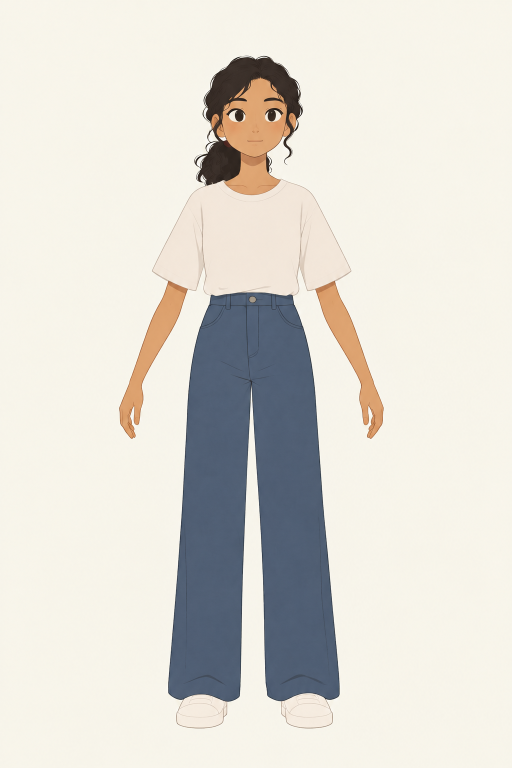
#> input picture assets/raw/hands/neutral.png, 1024 x 1536 px (shown at 1/2 size)
$ python -i check_face.py   (imports and definitions only)
#> lines starting #> are read from the running program, lines starting #| are printed output that depends on the picture
"""Check an expression image against its view's neutral image.

Reports size match, global shift (should be ~0), where pixels changed
(should be only eyes/brows/mouth), and writes a visual report:
neutral crop | candidate crop | diff heatmap.

Usage: python -m src.utils.check_face assets/raw/faces/front/eyes_half.png [out.png]
"""
import sys
from pathlib import Path

import numpy as np
from PIL import Image, ImageChops, ImageFilter

DIFF_THRESHOLD = 40  # per-pixel max channel difference counted as "changed"


def load(path):
    return Image.open(path).convert("RGB")
#> returned value is the input picture: PIL image 1024x1536 RGB; mean R, G, B 221.7, 218.9, 211.6
#| neutral:   neutral.png (1024, 1536)
#| candidate: neutral.png (1024, 1536)


def global_shift(a, b):
    """Phase correlation on grayscale → (dx, dy) shift of b relative to a."""
    ga = np.asarray(a.convert("L"), dtype=np.float32)
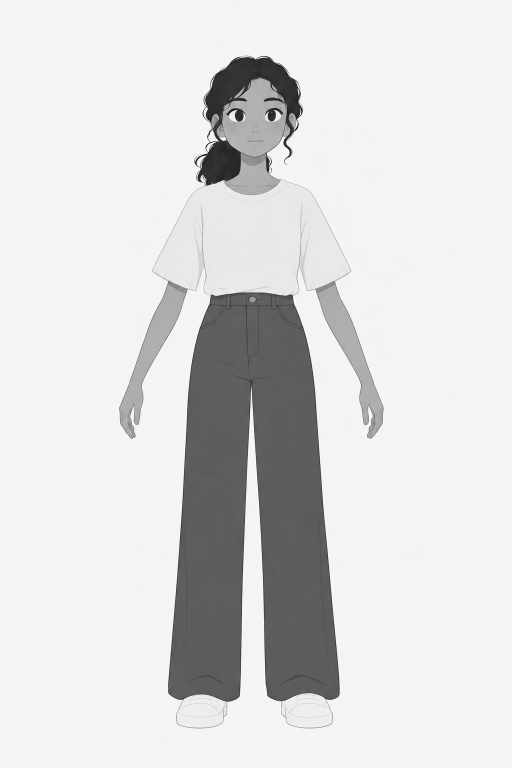
#> ga: shape (1536, 1024) float32 (shown at 1/2 size); min 2, max 255, mean 219
    gb = np.asarray(b.convert("L"), dtype=np.float32)
    fa, fb = np.fft.fft2(ga), np.fft.fft2(gb)
    r = fa * np.conj(fb)
    r /= np.abs(r) + 1e-8
    corr = np.abs(np.fft.ifft2(r))
    dy, dx = np.unravel_index(np.argmax(corr), corr.shape)
#> dy = 0; dx = 0
    h, w = ga.shape
#> h = 1536; w = 1024
    if dy > h // 2:
        dy -= h
    if dx > w // 2:
        dx -= w
    return -int(dx), -int(dy)


def check(candidate_path, out_path=None):
    candidate_path = Path(candidate_path)
    neutral_path = candidate_path.parent / "neutral.png"
    neutral, cand = load(neutral_path), load(candidate_path)

    print(f"neutral:   {neutral_path.name} {neutral.size}")
    print(f"candidate: {candidate_path.name} {cand.size}")
    if cand.size != neutral.size:
        print("!! size differs -> resizing candidate for comparison (regenerate if framing changed)")
        cand = cand.resize(neutral.size, Image.LANCZOS)

    dx, dy = global_shift(neutral, cand)
#> dx = 0; dy = 0
    print(f"global shift: dx={dx}px dy={dy}px  (want 0,0)")
#| global shift: dx=0px dy=0px  (want 0,0)

    diff = ImageChops.difference(neutral, cand)
#> diff: PIL image 1024x1536 RGB; every value is 0
    d = np.asarray(diff).max(axis=2)
#> d: shape (1536, 1024); every value is 0
    changed = d > DIFF_THRESHOLD
    # drop isolated noise pixels (JPEG/regeneration grain)
    changed = np.asarray(
        Image.fromarray(changed.astype(np.uint8) * 255).filter(ImageFilter.MinFilter(3))
    ) > 0
    h, w = changed.shape
#> h = 1536; w = 1024
    print(f"changed pixels: {changed.mean() * 100:.2f}% of image")
#| changed pixels: 0.00% of image

    if changed.any():
        ys, xs = np.where(changed)
        x0, y0, x1, y1 = xs.min(), ys.min(), xs.max(), ys.max()
        print(f"changed region bbox: x {x0}-{x1}, y {y0}-{y1} "
              f"({(x1 - x0) / w * 100:.0f}% wide, {(y1 - y0) / h * 100:.0f}% tall)")
        # rows split into bands to show *where* change happens
        bands = [("head (top 25%)", 0, 0.25), ("torso", 0.25, 0.55), ("legs/feet", 0.55, 1.0)]
        for name, a, b in bands:
            band = changed[int(a * h):int(b * h)]
            print(f"  {name:15s} {band.sum():7d} px changed")
    else:
        print("no significant change detected (expression may not have been applied)")

    # visual report: crop around head (top 30%) — neutral | candidate | heatmap
    if out_path:
        box = (int(w * 0.25), 0, int(w * 0.75), int(h * 0.3))
        heat = Image.fromarray((np.clip(d * 3, 0, 255)).astype(np.uint8)).convert("RGB")
        crops = [im.crop(box) for im in (neutral, cand, heat)]
        cw, ch = crops[0].size
        sheet = Image.new("RGB", (cw * 3, ch), "white")
        for i, c in enumerate(crops):
            sheet.paste(c, (i * cw, 0))
        sheet.save(out_path)
        print(f"visual report: {out_path}")


# [2 lines not run here, left out]

>>> result = check('../../assets/raw/hands/neutral.png')
